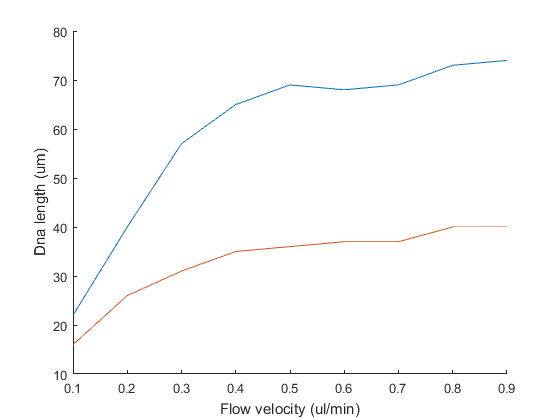
%> input picture DNALengthFinder/Images/dnaLengthTreshold2.bmp, 560 x 420 px
$ octave --eval "result = SobelFilter(imread('../../Images/dnaLengthTreshold2.bmp'));"   (GNU Octave 9; MATLAB toolbox functions it lacks are replaced by stand-ins)
%> lines starting %> are read from the running program, lines starting %| are printed output that depends on the picture
function [ sobelFilter ] = SobelFilter( inputImage)
    %Sobel Filter filters based on derivatives
    %This filter returns an X and Y component and an average of the two
    %Choose the right one according to you preferences
    filterX = fspecial('sobel');
    filterY = filterX';
    sobelFilter.outputImageX= imfilter(inputImage,filterX,'replicate');
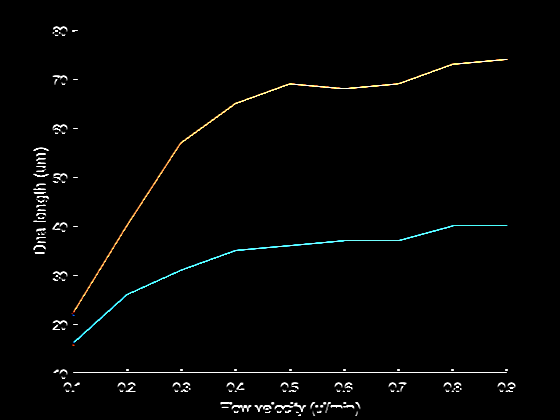
%> sobelFilter.outputImageX: size 420x560x3 uint8; mean R, G, B 3.6, 3.9, 3.6
    sobelFilter.outputImageY= imfilter(inputImage,filterY,'replicate');
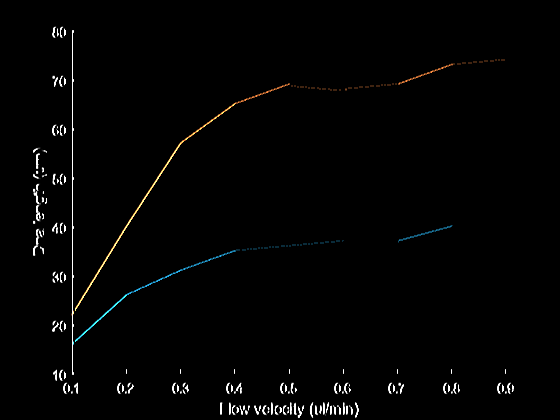
%> sobelFilter.outputImageY: size 420x560x3 uint8; mean R, G, B 3.3, 3.4, 3.2
    sobelFilter.outputImageXY=uint16(sqrt(double(sobelFilter.outputImageX.^2+sobelFilter.outputImageY.^2)));
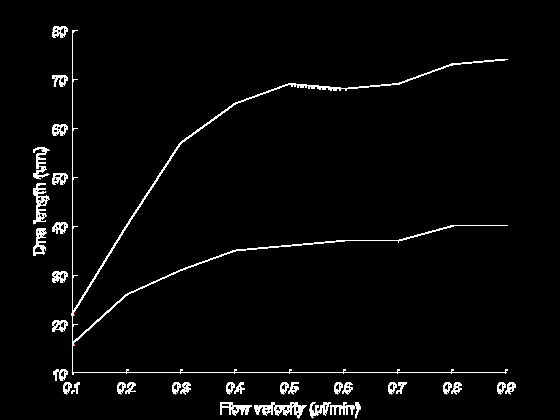
%> sobelFilter.outputImageXY: size 420x560x3 uint16; mean R, G, B 0.472, 0.473, 0.473; drawn with min black and max white
end

$ run again, on DNALengthFinder/Images/dnaLengthTreshold3.bmp
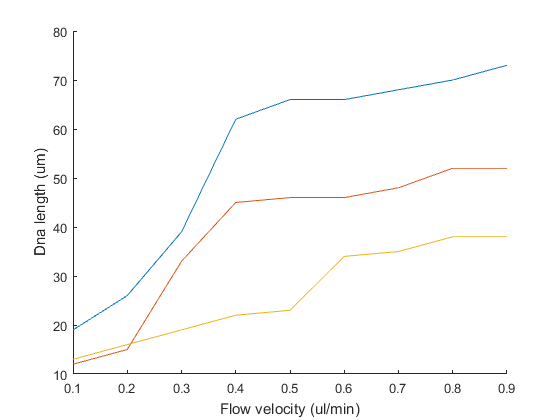
%> input picture DNALengthFinder/Images/dnaLengthTreshold3.bmp, 560 x 420 px
%> in SobelFilter, `sobelFilter.outputImageY= imfilter(inputImage,filterY,'replicate');`:
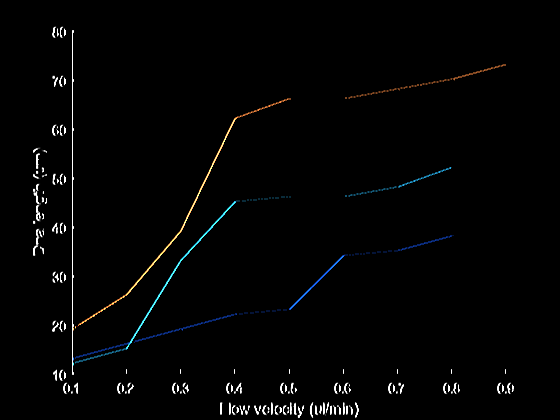
%> sobelFilter.outputImageY: size 420x560x3 uint8; mean R, G, B 3.4, 3.7, 3.7
%> in SobelFilter, `sobelFilter.outputImageXY=uint16(sqrt(double(sobelFilter.outputImageX...`:
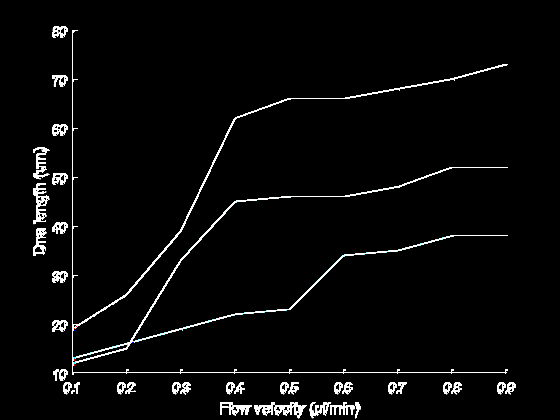
%> sobelFilter.outputImageXY: size 420x560x3 uint16; mean R, G, B 0.529, 0.534, 0.534; drawn with min black and max white
